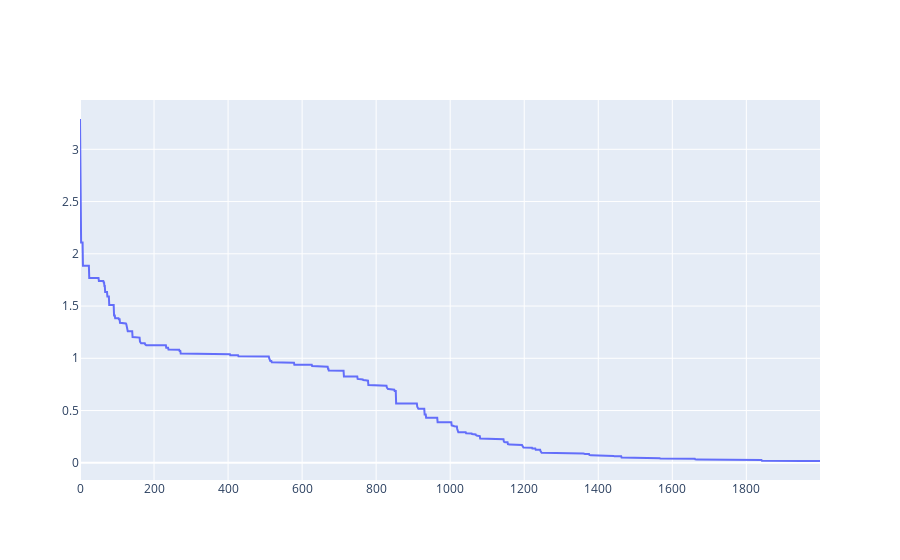

Notebook code for this chart:
### Code cell
fig = go.Figure()

fig.add_trace(go.Scatter(y=best_history, mode='lines'))
fig.show()

### Figure 1 — Plotly figure (JSON) as saved in the notebook; plotly's stock layout.template omitted (floating-point values rounded to 4 significant figures; data arrays with more than 128 entries replaced by an {"elided": "..."} marker saying what was removed)
{"data": [{"mode": "lines", "type": "scatter", "y": {"elided": "2000 float values"}}], "layout": {}}
